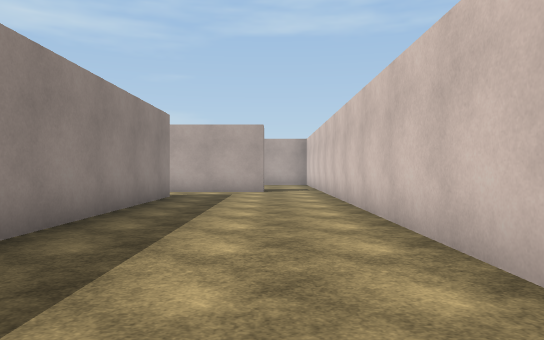
[1] (above)

18 first-person views from a walk through a Unity game level. The camera is 1.3 m above the floor, looks level and sees 70° across. The floor is counted in squares, 2 m on a side. Each view is taken from the middle of a square. On the plan, view 1 faces up. The plan holds only what a view shows up to about 11 squares ahead; the rest is blank. The player is left out. Surface patterns are stand-ins for the level's own textures.

[2]
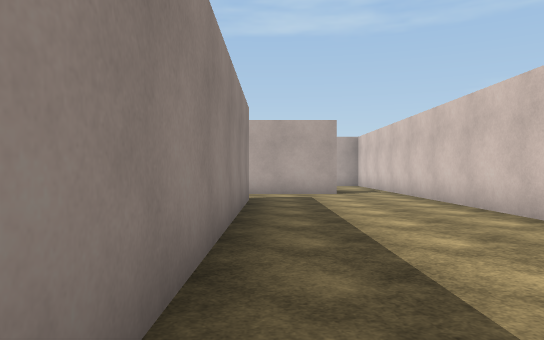

[3]
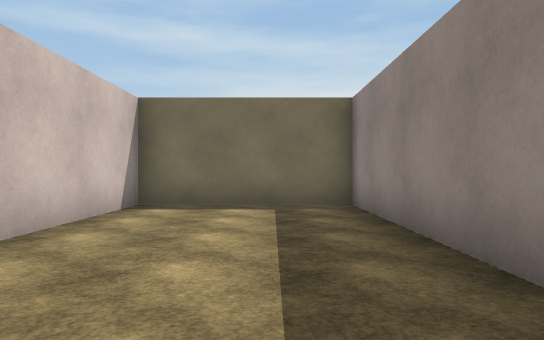

[4]
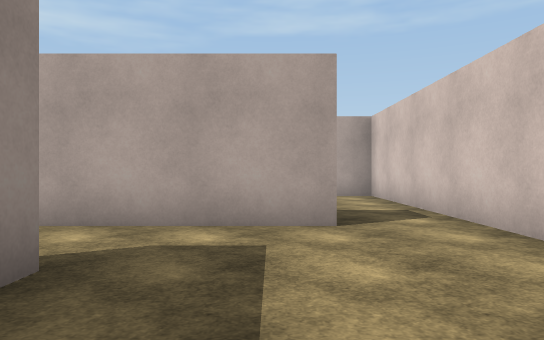

[5]
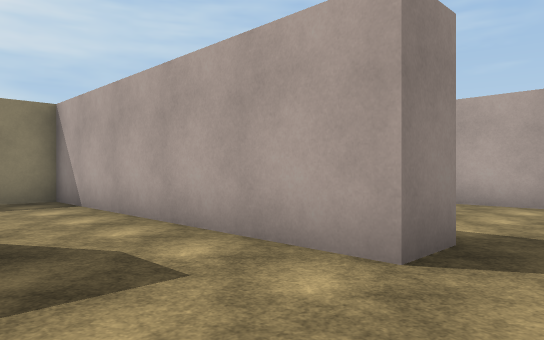

[6]
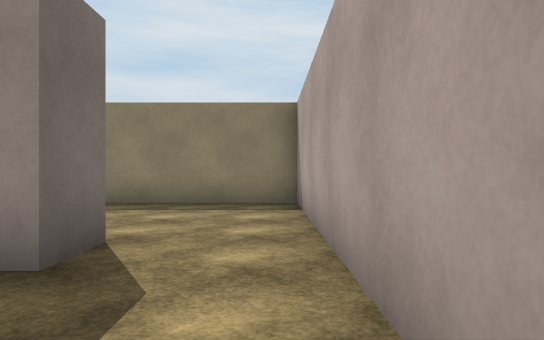

[7]
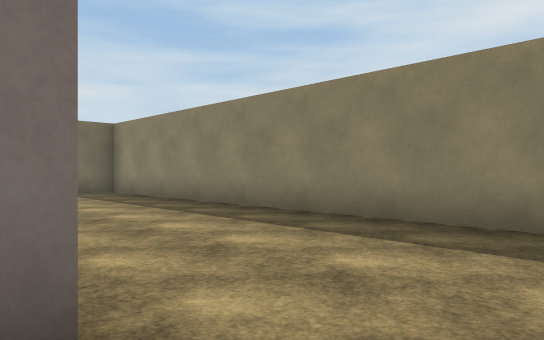

[8]
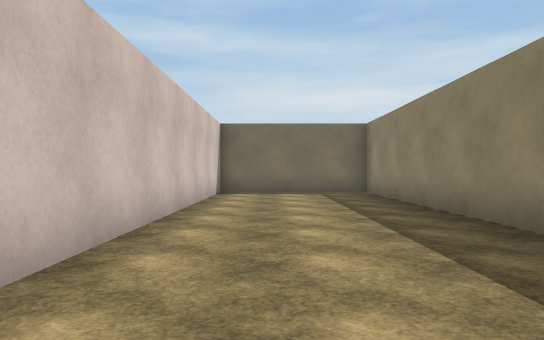

[9]
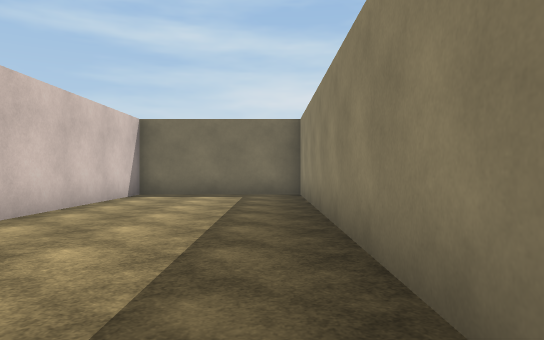

[10]
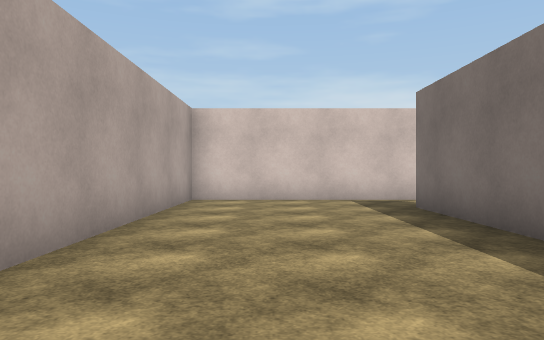

[11]
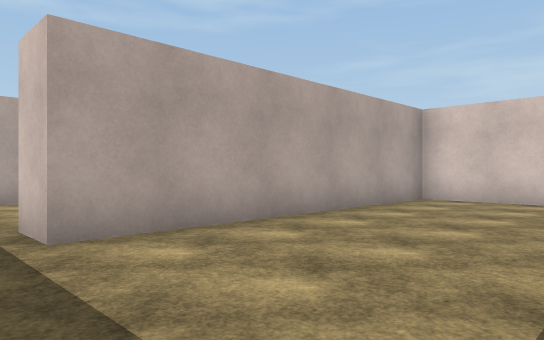

[12]
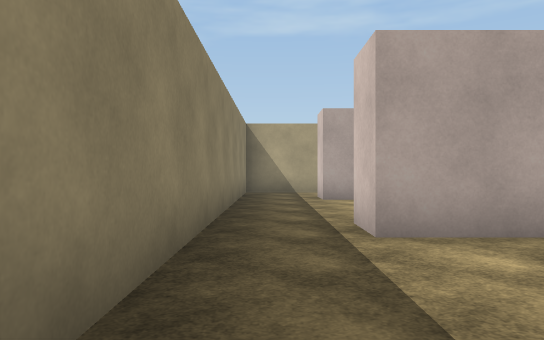

[13]
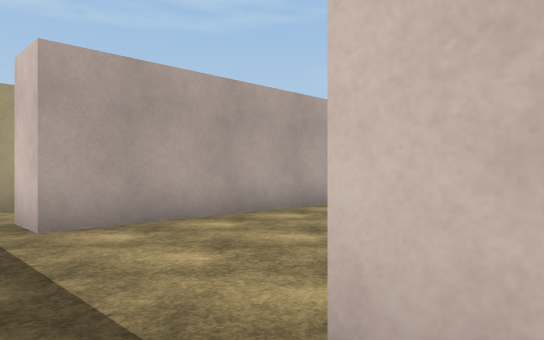

[14]
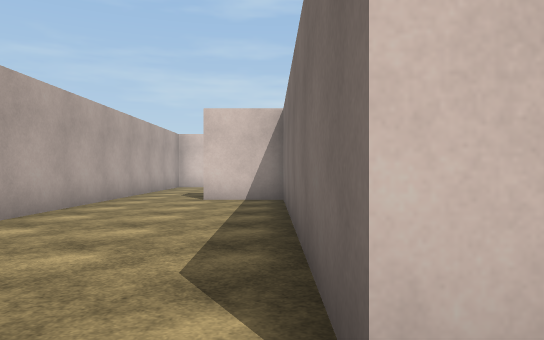

[15]
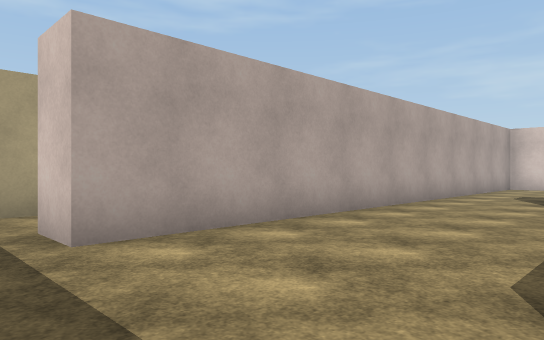

[16]
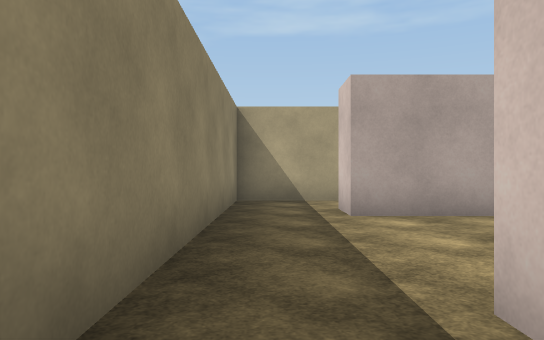

[17]
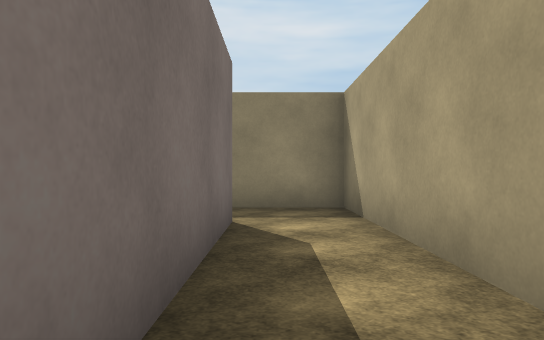

[18]
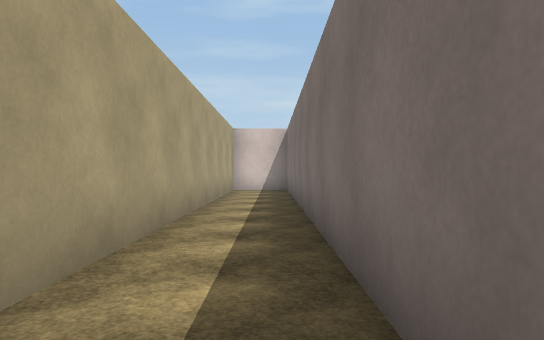

### Floor plan
Points are (right, up) in squares from view 1. A wall is a line through its corners. A room is listed if a view was taken in it or the views show most of it. See-through windows are left out.
Room 1 (views 1, 2, 3, 4, 5, 6, 7)
walls: (-3.5, 9.5) (-2.5, 9.5) (-2.5, -0.2) (1.5, -0.2) (1.5, 11.5); (-0.2, 11.5) (-3.4, 11.5)
ways out: opening at (-3, 10.5) to room 2; opening at (0.5, 12) to room 3
Room 2 (views 8, 9)
walls: (-3.4, 11.5) (-7.8, 11.5) (-7.8, -0.2) (-3.5, -0.2) (-3.5, 8.9)
ways out: opening at (-3, 10.5) to room 1
Room 3 (views 10, 11, 12, 16)
walls: (-3.5, 12.5) (-0.2, 12.5) (-0.2, 11.5); (1.5, 11.5) (1.5, 16.7) (-6, 16.7); (-7.8, 16.5) (-7.8, 14)
ways out: opening at (0.5, 12) to room 1; opening at (-7, 17) to room 4
Room 4 (views 13, 14, 15)
walls: (-6, 16.7) (-6, 17.7) (1, 17.7); (1.5, 17.6) (1.5, 19.5); (1.4, 21.5) (-6, 21.5); (-7.8, 21.5) (-7.8, 16.5)
ways out: opening at (-7, 17) to room 3; opening at (-6.5, 22) to room 5; opening at (2, 20.5)
Room 5 (views 17, 18)
walls: (5.9, 24.2) (-7.8, 24.2) (-7.8, 21.5); (-6, 21.5) (-6, 22.5) (5.8, 22.5)
ways out: opening at (-6.5, 22) to room 4

Positions as (right, up) in squares from view 1, and headings:
1: (0, 0), facing up
2: (-2, 1), facing up
3: (-1, 7), facing down
4: (-1, 7), facing up
5: (1, 9), facing up-left
6: (0, 11), facing left
7: (-3, 11), facing down-left
8: (-5, 11), facing down
9: (-7, 10), facing down
10: (-7, 15), facing right
11: (-7, 13), facing up-right
12: (-7, 13), facing up
13: (-7, 17), facing up-right
14: (-7, 18), facing right
15: (-7, 18), facing up-right
16: (-7, 16), facing up
17: (-1, 23), facing left
18: (-5, 23), facing right
